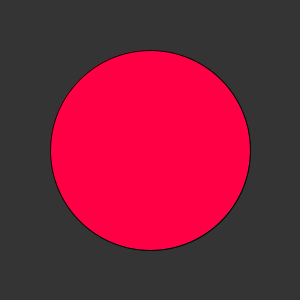
Frame 1 (no input)
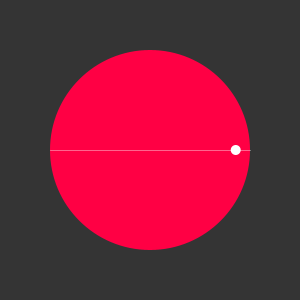
Frame 60 (the mouse pressed at the canvas centre just before this capture)
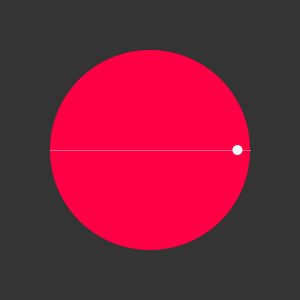
Frame 120 (the mouse held since frame 60 and released just before this capture)

The Processing sketch that drew these frames (run headless with seeded random() and noise(); from frame 60 on, the mouse is pressed at the canvas centre):

// Processing sketch: InnerCircleMove
// ── InnerCircleMove.pde
void setup() {
  size(300, 300);
}
int k=0, N=0;
void draw() {
  background(#343434);
  translate(width/2, height/2);
  fill(#FF0044);
  ellipse(0, 0, 2*R, 2*R);
  for (int i=0; i<N; i++) {
    pushMatrix();
    rotate(i*PI/N );
    pointLine(radians(k)+i*PI/N);
    popMatrix();
  }

  if (k%400==0) { 
    if (N<10)N++;
    else {
      N=0;
      k=0;
    }
  }
  k++;
}
int R=100;
void pointLine(float k) {
  float x = R*sin(k);
  stroke(-1, 100);
  line(-R, 0, R, 0);
  fill(-1);
  noStroke();
  ellipse(x, 0, 10, 10);
}
